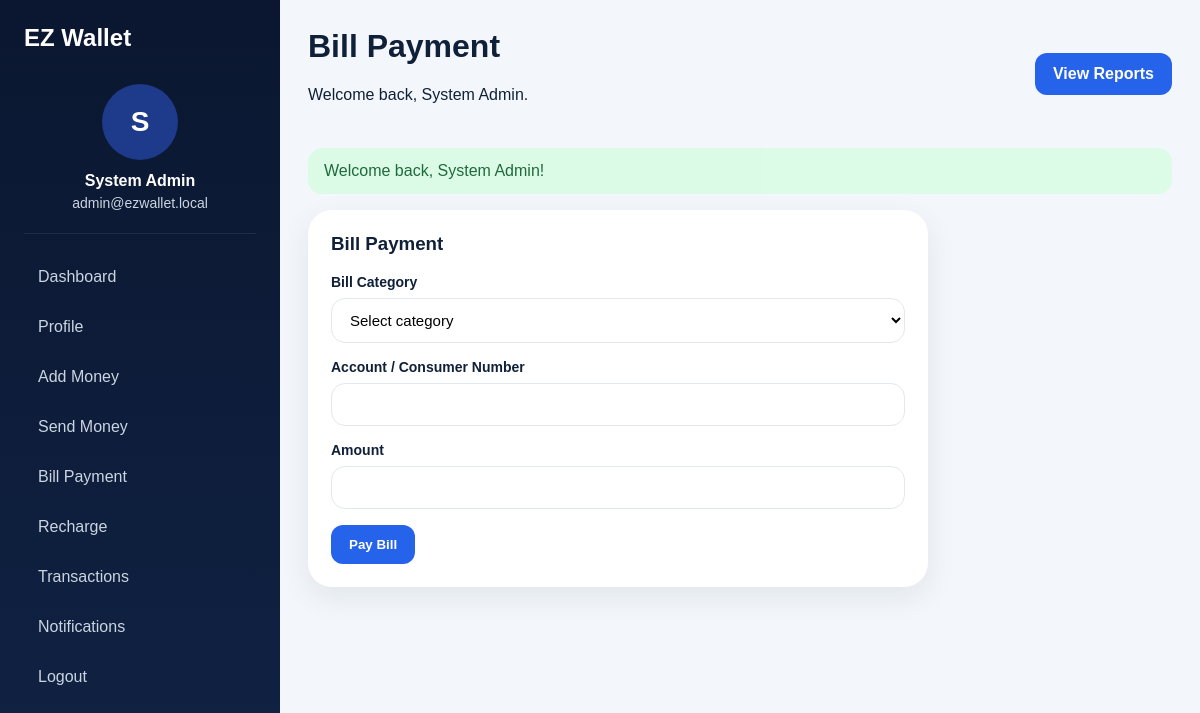
The app's page /public/index.php?route=wallet/bill-payment (signed in) with its own data.
### tables this page shows
CREATE TABLE wallets (id INT AUTO_INCREMENT PRIMARY KEY,user_id INT NOT NULL UNIQUE,balance DECIMAL(12,2) NOT NULL DEFAULT 0.00,created_at DATETIME NOT NULL,updated_at DATETIME NOT NULL,CONSTRAINT fk_wallet_user FOREIGN KEY (user_id) REFERENCES users(id) ON DELETE CASCADE);

CREATE TABLE users (id INT AUTO_INCREMENT PRIMARY KEY,name VARCHAR(120) NOT NULL,username VARCHAR(80) NOT NULL UNIQUE,email VARCHAR(150) NOT NULL UNIQUE,phone VARCHAR(30) NOT NULL,password_hash VARCHAR(255) NOT NULL,role ENUM('admin','user') NOT NULL DEFAULT 'user',status ENUM('active','inactive') NOT NULL DEFAULT 'active',avatar VARCHAR(255) NULL,created_at DATETIME NOT NULL,updated_at DATETIME NOT NULL);

### controllers/BaseController.php (called while the page is built, shortened)
<?php
abstract class BaseController
{
    protected function view(string $view, array $data = [], string $layout = 'app'): void
    {
        extract($data);
        $layoutFile = __DIR__ . '/../views/layouts/' . $layout . '.php';
        require $layoutFile;
    }
}

### controllers/UserController.php (called while the page is built, shortened)
<?php
class UserController extends BaseController
{
    public function billPayment(): void { require_login(); $this->view('user/bill_payment', ['title'=>'Bill Payment','categories'=>(new BillPayment())->categories(),'user'=>auth_user()], 'dashboard'); }
}

### public/index.php (called while the page is built, shortened)
<?php
require_once __DIR__ . '/../routes/web.php';
$route = $_GET['route'] ?? 'home';
[$controllerClass, $method] = $routes[$route];
$controller = new $controllerClass();
$controller->$method();

### models/BaseModel.php (called while the page is built, shortened)
<?php
abstract class BaseModel
{
    public function __construct()
    {
        $this->db = Database::getInstance();
    }
}

### config/database.php (called while the page is built)
<?php
class Database
{
    private static ?PDO $instance = null;
    public static function getInstance(): PDO
    {
        if (self::$instance === null) {
            $config = require __DIR__ . '/app.php';
            $db = $config['db'];
            $dsn = sprintf(
                'mysql:host=%s;port=%s;dbname=%s;charset=%s',
                $db['host'],
                $db['port'],
                $db['database'],
                $db['charset']
            );
            self::$instance = new PDO($dsn, $db['username'], $db['password'], [
                PDO::ATTR_ERRMODE => PDO::ERRMODE_EXCEPTION,
                PDO::ATTR_DEFAULT_FETCH_MODE => PDO::FETCH_ASSOC,
                PDO::ATTR_EMULATE_PREPARES => false,
            ]);
        }
        return self::$instance;
    }
}

### models/User.php (called while the page is built, shortened)
<?php
class User extends BaseModel
{
    public function findById(int $id): ?array
    {
        $stmt = $this->db->prepare("SELECT u.*, w.balance FROM users u LEFT JOIN wallets w ON w.user_id=u.id WHERE u.id=?");
        $stmt->execute([$id]);
        return $stmt->fetch() ?: null;
    }
}

### includes/auth.php (called while the page is built, shortened)
<?php
function auth_user(): ?array
{
    if (!empty($_SESSION['user_id'])) {
        return (new User())->findById((int)$_SESSION['user_id']);
    }
    return null;
}

### includes/helpers.php (called while the page is built, shortened)
<?php
function app_config(): array
{
    static $config = null;
    if ($config === null) {
        $config = require __DIR__ . '/../config/app.php';
    }
    return $config;
}
function base_url(string $path = ''): string
{
    $base = rtrim(app_config()['base_path'], '/');
    $path = ltrim($path, '/');
    return $base . ($path ? '/' . $path : '');
}
function e(?string $value): string
{
    return htmlspecialchars((string)$value, ENT_QUOTES, 'UTF-8');
}
function current_route(): string
{
    return $_GET['route'] ?? 'home';
}
function route_is(string $route): bool
{
    return current_route() === $route;
}

### config/app.php (called while the page is built)
<?php
return [
    'app_name' => 'EZ Wallet Secure Financial Transaction',
    'base_path' => '/ez_wallet_secure/public',
    'db' => [
        'host' => '127.0.0.1',
        'port' => '3306',
        'database' => 'ez_wallet_secure',
        'username' => 'root',
        'password' => '',
        'charset' => 'utf8mb4',
    ],
    'currency' => 'PKR',
    'upload_dir' => dirname(__DIR__) . '/uploads/avatars',
    'max_upload_size' => 2097152,
];

### views/user/bill_payment.php (the view)
<div class="card form-card-narrow"><h3>Bill Payment</h3><form method="post" action="<?= base_url('index.php?route=wallet/bill-payment/submit') ?>"><input type="hidden" name="_csrf" value="<?= csrf_token() ?>"><div class="form-group"><label>Bill Category</label><select name="bill_category_id" required><option value="">Select category</option><?php foreach ($categories as $category): ?><option value="<?= (int)$category['id'] ?>"><?= e($category['name']) ?></option><?php endforeach; ?></select></div><div class="form-group"><label>Account / Consumer Number</label><input type="text" name="account_number" required></div><div class="form-group"><label>Amount</label><input type="number" step="0.01" min="1" name="amount" required></div><button class="btn btn-primary" type="submit">Pay Bill</button></form></div>

### views/partials/sidebar.php
<?php $auth = auth_user(); ?><aside class="sidebar"><div class="sidebar-brand">EZ Wallet</div><div class="sidebar-user"><div class="avatar-circle"><?php if (!empty($auth['avatar'])): ?><img src="<?= base_url('../uploads/avatars/' . $auth['avatar']) ?>" alt="Avatar" class="avatar-img"><?php else: ?><span><?= strtoupper(substr($auth['name'], 0, 1)) ?></span><?php endif; ?></div><h4><?= e($auth['name']) ?></h4><p><?= e($auth['email']) ?></p></div><nav class="sidebar-nav"><a href="<?= base_url('index.php?route=dashboard') ?>" class="<?= route_is('dashboard') ? 'active' : '' ?>">Dashboard</a><a href="<?= base_url('index.php?route=profile') ?>" class="<?= route_is('profile') ? 'active' : '' ?>">Profile</a><a href="<?= base_url('index.php?route=wallet/add-money') ?>">Add Money</a><a href="<?= base_url('index.php?route=wallet/send-money') ?>">Send Money</a><a href="<?= base_url('index.php?route=wallet/bill-payment') ?>">Bill Payment</a><a href="<?= base_url('index.php?route=wallet/recharge') ?>">Recharge</a><a href="<?= base_url('index.php?route=transactions') ?>">Transactions</a><a href="<?= base_url('index.php?route=notifications') ?>">Notifications</a><a href="<?= base_url('index.php?route=logout') ?>">Logout</a></nav></aside>

### views/partials/dashboard_header.php
<?php $auth = auth_user(); ?><header class="dashboard-header"><div><h1><?= e($title ?? 'Dashboard') ?></h1><p>Welcome back, <?= e($auth['name']) ?>.</p></div><div class="header-actions"><?php if ($auth['role'] === 'user'): ?><a href="<?= base_url('index.php?route=wallet/send-money') ?>" class="btn btn-primary">Send Money</a><a href="<?= base_url('index.php?route=wallet/add-money') ?>" class="btn btn-outline">Add Money</a><?php else: ?><a href="<?= base_url('index.php?route=admin/reports') ?>" class="btn btn-primary">View Reports</a><?php endif; ?></div></header>

### assets/css/app.css (style rules this page uses)
:root { --bg:#07111f;--bg2:#0c1b31;--text:#102038;--muted:#64748b;--primary:#2563eb;--primary2:#1d4ed8;--success:#15803d;--danger:#dc2626;--border:#e2e8f0 }
* { box-sizing:border-box }
body { margin:0;font-family:Arial,Helvetica,sans-serif;color:var(--text);background:#f3f7fb }
a { text-decoration:none;color:var(--primary) }
h1,h2,h3,h4,p { margin-top:0 }
.btn { display:inline-flex;align-items:center;justify-content:center;padding:12px 18px;border-radius:12px;border:none;cursor:pointer;font-weight:700 }
.btn-primary { background:var(--primary);color:#fff }
.glass-card,.card,.info-card,.auth-card,.form-card,.stat-card { background:#fff;border:1px solid rgba(255,255,255,.4);border-radius:24px;box-shadow:0 10px 30px rgba(15,23,42,.08) }
.form-card-narrow { max-width:620px }
.form-group { display:grid;gap:8px;margin-bottom:16px }
.form-group label { font-weight:700;font-size:14px }
.form-group input,.form-group textarea,.form-group select { width:100%;padding:12px 14px;border:1px solid var(--border);border-radius:14px;background:#fff;font-size:15px }
.sidebar { background:linear-gradient(180deg,#0b1730,#102244);color:#fff;padding:24px;position:sticky;top:0;height:100vh }
.sidebar-brand { font-size:24px;font-weight:800;margin-bottom:20px }
.sidebar-user { text-align:center;padding:12px 0 22px;border-bottom:1px solid rgba(255,255,255,.08) }
.avatar-circle { width:76px;height:76px;border-radius:50%;background:#1e3a8a;display:grid;place-items:center;margin:0 auto 12px;font-size:28px;font-weight:800;overflow:hidden }
.sidebar-user h4 { margin:0 0 5px }
.sidebar-user p { margin:0;color:#cbd5e1;font-size:14px }
.sidebar-nav { display:grid;gap:8px;margin-top:22px }
.sidebar-nav a { color:#cbd5e1;padding:12px 14px;border-radius:14px }
.dashboard-header { display:flex;justify-content:space-between;align-items:center;padding:28px 28px 0;gap:16px }
.header-actions { display:flex;gap:10px;flex-wrap:wrap }
.card { padding:22px }

### records on screen
wallets: user.name "S", user.name "System Admin", user.email "admin@ezwallet.local"

### other values on screen
$title "Bill Payment"
$flash['message'] "Welcome back, System Admin!"
